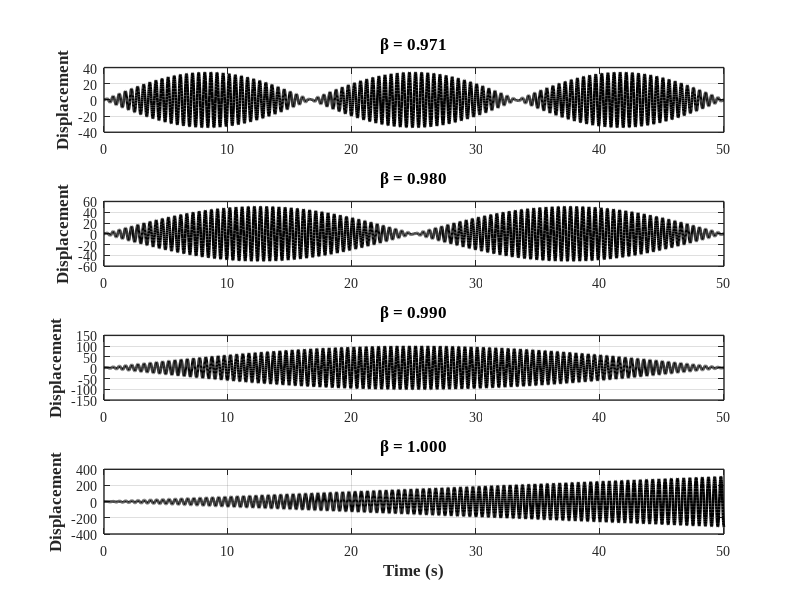

The MATLAB script that drew this image:
%% Figure 3-12: Response of An Undamped SDOF at Different Frequencies (Harmonic Loading)

clear; close all; clc;
%% Calculate and Plot the Reseponse
figure(1);  set(figure(1), 'Position', [100   100   800   600])
i = 0;
for f = [2.06, 2.04, 2.02, 2.000000001]
    i = i+1;
    
    ff  = 2.00;
    w_n = 2*pi*f;
    w   = 2*pi*ff;
    ystatic = 1;
    beta    = w/w_n;
    t   = 0:0.01:50;   % Time vector
    y   =(ystatic/(1-beta^2))*(sin(w*t)-beta*sin(w_n*t));
    
    DeltaOmega = (w_n-w)/2;
    wr = w_n/DeltaOmega;
        
    subplot(4,1,i)
        plot(t,y,'-k','LineWidth',2); grid on
        set(gca, 'LineWidth',1, 'FontWeight','normal', 'FontName','Times New Roman', 'FontSize',10)               
        ylabel('Displacement', 'fontsize',12, 'fontname','Times New Roman','FontWeight','Bold')
        title(['\beta = ',num2str(beta,'%.3f')], 'fontsize',12, 'fontname','Times New Roman','FontWeight','Bold')

    if i==4
        xlabel('Time (s)', 'fontsize',12, 'fontname','Times New Roman','FontWeight','Bold')
    end
end

%% Print
print('FIG_3_12','-dpng')
